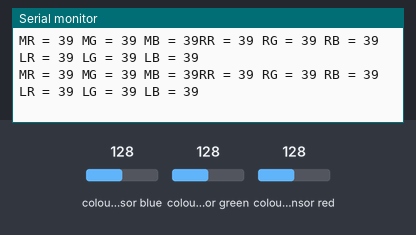
Simulated run of this sketch. Board: Arduino Mega 2560, built with avr-gcc and run on an emulated ATmega2560. Parts: the last lines printed to the serial monitor. Wiring (inferred from the names in the program): 3 × TCS3200 colour sensor: output pin 28, S2 pin 21, S3 pin 22, S0 pin 19, S1 pin 20 / output pin 37, S2 pin 30, S3 pin 29, S0 pin 32, S1 pin 31 / output pin 23, S2 pin 35, S3 pin 36, S0 pin 33, S1 pin 34. The test bench sets the inputs (shaded band); at power-on: colour sensor blue 128, colour sensor green 128, colour sensor red 128.

Above: at 1.2 s.
1.3 s: colour sensor blue set to 5
At 1.37 s:
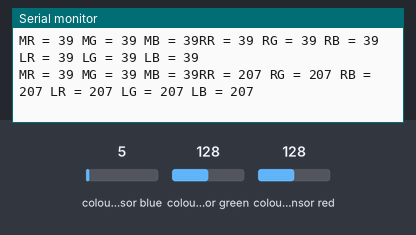
4.3 s: colour sensor blue set to 64
At 4.32 s:
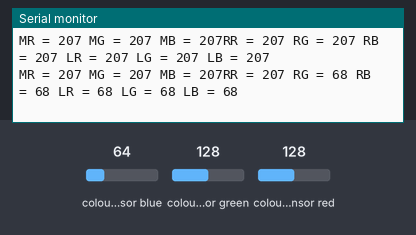
Timing chart, 0 to 7.3 s (numbered marks = the images above; inputs shaded):
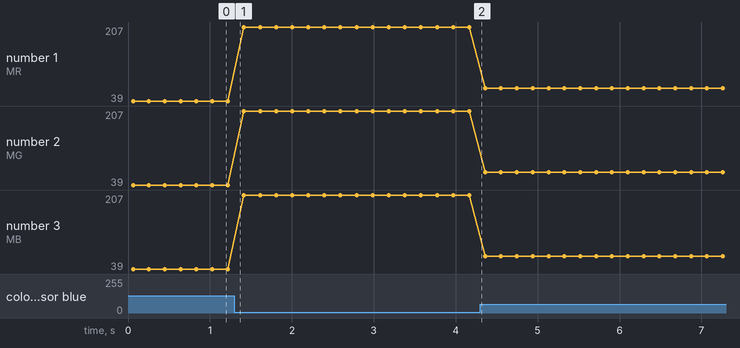

Measured:
- plotted number 1: 39 → 207 after the input at 1.3 s, 207 → 68 after the input at 4.3 s
- plotted number 2: 39 → 207 after the input at 1.3 s, 207 → 68 after the input at 4.3 s
- plotted number 3: 39 → 207 after the input at 1.3 s, 207 → 68 after the input at 4.3 s

The sketch:

Color_SenFreq.ino
```cpp
// TCS230 or TCS3200 pins wiring to Arduino
// MIDDLE COLOR SENSOR
#define MS0 19
#define MS1 20
#define MS2 21
#define MS3 22
#define MSOut 23
// LEFT COLOR SENSOR
#define LS0 33
#define LS1 34
#define LS2 35
#define LS3 36
#define LSOut 37
//RIGHT COLOR SENSOR
#define RS0 32
#define RS1 31
#define RS2 30
#define RS3 29
#define RSOut 28

// Stores frequency read by the photodiodes
int RredFreq = 0;
int RgreenFreq = 0;
int RblueFreq = 0;
int LredFreq = 0;
int LgreenFreq = 0;
int LblueFreq = 0;
int MredFreq = 0;
int MgreenFreq = 0;
int MblueFreq = 0;

// Stores the red. green and blue colors
int RredCol = 0;
int RgreenCol = 0;
int RblueCol = 0;
int LredCol = 0;
int LgreenCol = 0;
int LblueCol = 0;
int MredCol = 0;
int MgreenCol = 0;
int MblueCol = 0;

void setup()
{
  // Setting the outputs
  pinMode(RS0, OUTPUT);
  pinMode(RS1, OUTPUT);
  pinMode(RS2, OUTPUT);
  pinMode(RS3, OUTPUT);
  pinMode(LS0, OUTPUT);
  pinMode(LS1, OUTPUT);
  pinMode(LS2, OUTPUT);
  pinMode(LS3, OUTPUT);
  pinMode(MS0, OUTPUT);
  pinMode(MS1, OUTPUT);
  pinMode(MS2, OUTPUT);
  pinMode(MS3, OUTPUT);

  // Setting the sensorOut as an input
  pinMode(RSOut, INPUT);
  pinMode(LSOut, INPUT);
  pinMode(MSOut, INPUT);

  // Setting frequency scaling to 20%
  digitalWrite(RS0,HIGH);
  digitalWrite(RS1,LOW);
  digitalWrite(LS0,HIGH);
  digitalWrite(LS1,LOW);
  digitalWrite(MS0, HIGH);
  digitalWrite(MS1,LOW);

  // Begins serial communication
  Serial.begin(115200);
}

void loop()
{
  ///////////////////// FOR RIGHT COLOR SENSOR /////////////////////////////
  // Setting RED (R) filtered photodiodes to be read
  digitalWrite(RS2,LOW);
  digitalWrite(RS3,LOW);
  // Reading the output frequency
  RredFreq = pulseIn(RSOut, LOW);
  // Remaping the value of the RED (R) frequency from 0 to 255
  RredCol = map(RredFreq, 0, 40, 0, 255);
  // Printing the RED (R) value
  Serial.print("RR = ");
  Serial.print(RredFreq);
  delay(10);

  // Setting GREEN (G) filtered photodiodes to be read
  digitalWrite(RS2,HIGH);
  digitalWrite(RS3,HIGH);
  // Reading the output frequency
  RgreenFreq = pulseIn(RSOut, LOW);
  // Remaping the value of the GREEN (G) frequency from 0 to 255
  RgreenCol = map(RgreenFreq, 0, 80, 0, 255);
  // Printing the GREEN (G) value
  Serial.print(" RG = ");
  Serial.print(RgreenFreq);
  delay(10);

  // Setting BLUE (B) filtered photodiodes to be read
  digitalWrite(RS2,LOW);
  digitalWrite(RS3,HIGH);
  // Reading the output frequency
  RblueFreq = pulseIn(RSOut, LOW);
  // Remaping the value of the BLUE (B) frequency from 0 to 255
  RblueCol = map(RblueFreq, 0, 100, 0, 255);
  // Printing the BLUE (B) value
  Serial.print(" RB = ");
  Serial.print(RblueFreq);
  delay(10);
  /////////////////////////////////////////////////////////////////////////

  ///////////////////// FOR LEFT COLOR SENSOR /////////////////////////////
  // Setting RED (R) filtered photodiodes to be read
  digitalWrite(LS2,LOW);
  digitalWrite(LS3,LOW);
  // Reading the output frequency
  LredFreq = pulseIn(LSOut, LOW);
  // Remaping the value of the RED (R) frequency from 0 to 255
  LredCol = map(LredFreq, 0, 40, 0, 255);
  // Printing the RED (R) value
  Serial.print(" LR = ");
  Serial.print(LredFreq);
  delay(10);

  // Setting GREEN (G) filtered photodiodes to be read
  digitalWrite(LS2,HIGH);
  digitalWrite(LS3,HIGH);
  // Reading the output frequency
  LgreenFreq = pulseIn(LSOut, LOW);
  // Remaping the value of the GREEN (G) frequency from 0 to 255
  LgreenCol = map(LgreenFreq, 0, 80, 0, 255);
  // Printing the GREEN (G) value
  Serial.print(" LG = ");
  Serial.print(LgreenFreq);
  delay(10);

  // Setting BLUE (B) filtered photodiodes to be read
  digitalWrite(LS2,LOW);
  digitalWrite(LS3,HIGH);
  // Reading the output frequency
  LblueFreq = pulseIn(LSOut, LOW);
  // Remaping the value of the BLUE (B) frequency from 0 to 255
  LblueCol = map(LblueFreq, 0, 100, 0, 255);
  // Printing the BLUE (B) value
  Serial.print(" LB = ");
  Serial.println(LblueFreq);
  delay(10);
  ////////////////////////////////////////////////////////////////////////////

  digitalWrite(MS2,LOW);
  digitalWrite(MS3,LOW);
  // Reading the output frequency
  MredFreq = pulseIn(MSOut, LOW);
  // Remaping the value of the RED (R) frequency from 0 to 255
  MredCol = map(RredFreq, 0, 40, 0, 255);
  // Printing the RED (R) value
  Serial.print("MR = ");
  Serial.print(MredFreq);
  delay(10);

  // Setting GREEN (G) filtered photodiodes to be read
  digitalWrite(MS2,HIGH);
  digitalWrite(MS3,HIGH);
  // Reading the output frequency
  MgreenFreq = pulseIn(MSOut, LOW);
  // Remaping the value of the GREEN (G) frequency from 0 to 255
  MgreenCol = map(MgreenFreq, 0, 80, 0, 255);
  // Printing the GREEN (G) value
  Serial.print(" MG = ");
  Serial.print(MgreenFreq);
  delay(10);

  // Setting BLUE (B) filtered photodiodes to be read
  digitalWrite(MS2,LOW);
  digitalWrite(MS3,HIGH);
  // Reading the output frequency
  MblueFreq = pulseIn(MSOut, LOW);
  // Remaping the value of the BLUE (B) frequency from 0 to 255
  MblueCol = map(MblueFreq, 0, 100, 0, 255);
  // Printing the BLUE (B) value
  Serial.print(" MB = ");
  Serial.print(MblueFreq);
   delay(10);
  delay(100);
}
```
